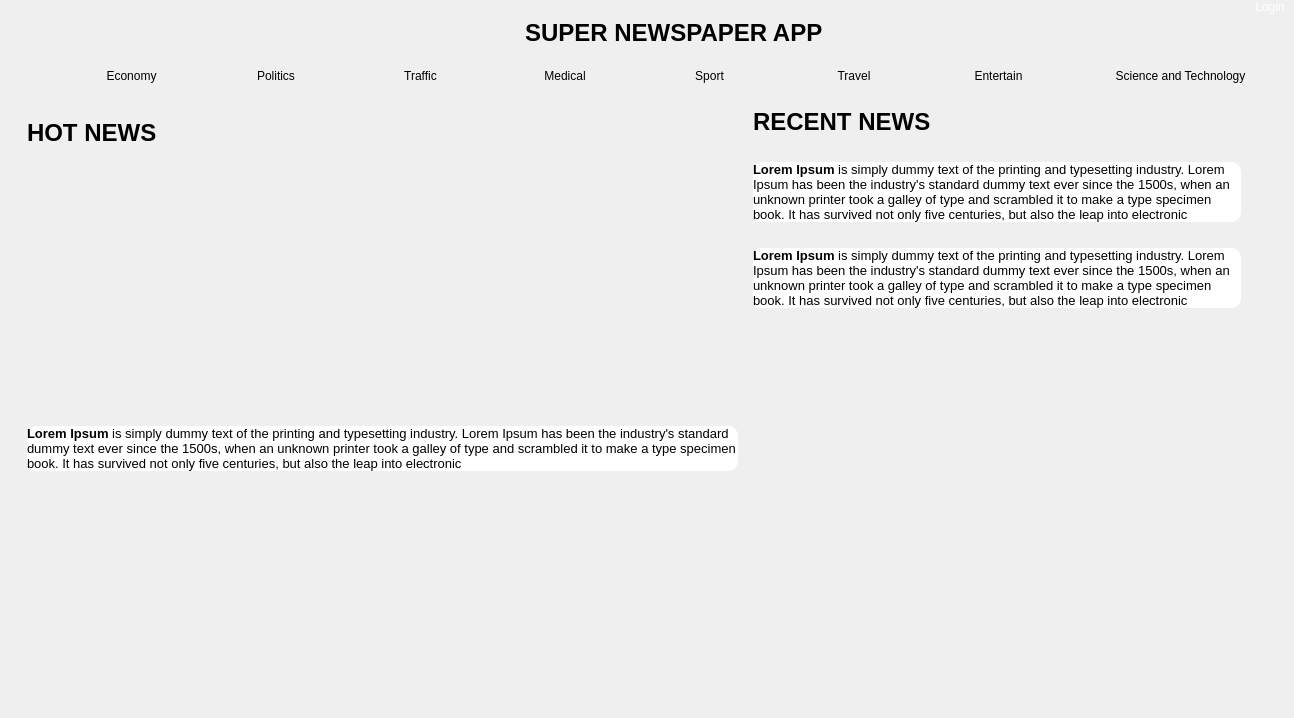
<?xml version="1.0" encoding="UTF-8"?>
<ui version="4.0">
 <class>MainWindow</class>
 <widget class="QMainWindow" name="MainWindow">
  <property name="windowModality">
   <enum>Qt::NonModal</enum>
  </property>
  <property name="enabled">
   <bool>true</bool>
  </property>
  <property name="geometry">
   <rect>
    <x>0</x>
    <y>0</y>
    <width>1294</width>
    <height>718</height>
   </rect>
  </property>
  <property name="windowTitle">
   <string>Newspaper App</string>
  </property>
  <property name="windowIcon">
   <iconset>
    <normaloff>__siesta_tantei_wa_mou_shindeiru_drawn_by_lua22__sample-6b25b3a8cf6b7de416ce0100826da1b4.jpg</normaloff>__siesta_tantei_wa_mou_shindeiru_drawn_by_lua22__sample-6b25b3a8cf6b7de416ce0100826da1b4.jpg</iconset>
  </property>
  <property name="windowOpacity">
   <double>1.000000000000000</double>
  </property>
  <property name="statusTip">
   <string notr="true"/>
  </property>
  <property name="styleSheet">
   <string notr="true">*{
	border: none;
	margin: 0;
	padding: 0
}</string>
  </property>
  <widget class="QWidget" name="centralwidget">
   <property name="styleSheet">
    <string notr="true">*{
	margin: 0;
	padding: 0;
	border: none
}</string>
   </property>
   <layout class="QVBoxLayout" name="verticalLayout_7">
    <property name="spacing">
     <number>0</number>
    </property>
    <property name="leftMargin">
     <number>0</number>
    </property>
    <property name="topMargin">
     <number>0</number>
    </property>
    <property name="rightMargin">
     <number>0</number>
    </property>
    <property name="bottomMargin">
     <number>0</number>
    </property>
    <item>
     <widget class="QFrame" name="categories">
      <property name="maximumSize">
       <size>
        <width>16777215</width>
        <height>100</height>
       </size>
      </property>
      <property name="styleSheet">
       <string notr="true">*{
	border:none;
	background: 	#3e3e42;
	color: white;
	margin: 0;
	padding: 0;
}

QPushButton{
	text-decoration: underline;
	font-size: 14px;
	font: 10pt url('https://fonts.googleapis.com/css2?family=Oswald:wght@500&amp;family=Roboto:wght@300&amp;display=swap');
}

.QFrame#categories{
	width:100%;
	padding: 0;
	border:100px
}</string>
      </property>
      <layout class="QGridLayout" name="gridLayout_2">
       <property name="leftMargin">
        <number>0</number>
       </property>
       <property name="topMargin">
        <number>0</number>
       </property>
       <property name="bottomMargin">
        <number>0</number>
       </property>
       <property name="spacing">
        <number>0</number>
       </property>
       <item row="2" column="2">
        <layout class="QHBoxLayout" name="category_container" stretch="1,1,1,1,1,1,1,2">
         <property name="spacing">
          <number>70</number>
         </property>
         <property name="sizeConstraint">
          <enum>QLayout::SetNoConstraint</enum>
         </property>
         <property name="leftMargin">
          <number>0</number>
         </property>
         <property name="topMargin">
          <number>10</number>
         </property>
         <property name="rightMargin">
          <number>0</number>
         </property>
         <property name="bottomMargin">
          <number>0</number>
         </property>
         <item>
          <widget class="QPushButton" name="Economy">
           <property name="cursor">
            <cursorShape>PointingHandCursor</cursorShape>
           </property>
           <property name="text">
            <string>Economy</string>
           </property>
          </widget>
         </item>
         <item>
          <widget class="QPushButton" name="Politics">
           <property name="cursor">
            <cursorShape>PointingHandCursor</cursorShape>
           </property>
           <property name="text">
            <string>Politics</string>
           </property>
          </widget>
         </item>
         <item>
          <widget class="QPushButton" name="Traffic">
           <property name="cursor">
            <cursorShape>PointingHandCursor</cursorShape>
           </property>
           <property name="text">
            <string>Traffic</string>
           </property>
          </widget>
         </item>
         <item>
          <widget class="QPushButton" name="Medical">
           <property name="cursor">
            <cursorShape>PointingHandCursor</cursorShape>
           </property>
           <property name="text">
            <string>Medical</string>
           </property>
          </widget>
         </item>
         <item>
          <widget class="QPushButton" name="Sport">
           <property name="cursor">
            <cursorShape>PointingHandCursor</cursorShape>
           </property>
           <property name="text">
            <string>Sport</string>
           </property>
          </widget>
         </item>
         <item>
          <widget class="QPushButton" name="Travel">
           <property name="cursor">
            <cursorShape>PointingHandCursor</cursorShape>
           </property>
           <property name="text">
            <string>Travel</string>
           </property>
          </widget>
         </item>
         <item>
          <widget class="QPushButton" name="Entertain">
           <property name="cursor">
            <cursorShape>PointingHandCursor</cursorShape>
           </property>
           <property name="text">
            <string>Entertain</string>
           </property>
          </widget>
         </item>
         <item>
          <widget class="QPushButton" name="SciTech_2">
           <property name="sizePolicy">
            <sizepolicy hsizetype="Minimum" vsizetype="Minimum">
             <horstretch>0</horstretch>
             <verstretch>0</verstretch>
            </sizepolicy>
           </property>
           <property name="baseSize">
            <size>
             <width>0</width>
             <height>0</height>
            </size>
           </property>
           <property name="cursor">
            <cursorShape>PointingHandCursor</cursorShape>
           </property>
           <property name="text">
            <string>Science and Technology</string>
           </property>
          </widget>
         </item>
        </layout>
       </item>
       <item row="0" column="5">
        <widget class="QPushButton" name="pushButton">
         <property name="maximumSize">
          <size>
           <width>100</width>
           <height>16777215</height>
          </size>
         </property>
         <property name="cursor">
          <cursorShape>PointingHandCursor</cursorShape>
         </property>
         <property name="styleSheet">
          <string notr="true">*{
	color: white
}</string>
         </property>
         <property name="text">
          <string>Login</string>
         </property>
         <property name="icon">
          <iconset>
           <normaloff>user (3).png</normaloff>user (3).png</iconset>
         </property>
        </widget>
       </item>
       <item row="0" column="0" rowspan="3" colspan="2" alignment="Qt::AlignLeft|Qt::AlignVCenter">
        <widget class="QLabel" name="label">
         <property name="sizePolicy">
          <sizepolicy hsizetype="MinimumExpanding" vsizetype="Preferred">
           <horstretch>0</horstretch>
           <verstretch>0</verstretch>
          </sizepolicy>
         </property>
         <property name="minimumSize">
          <size>
           <width>94</width>
           <height>90</height>
          </size>
         </property>
         <property name="maximumSize">
          <size>
           <width>94</width>
           <height>94</height>
          </size>
         </property>
         <property name="text">
          <string/>
         </property>
         <property name="pixmap">
          <pixmap>assets/c2809fdd51f6ea93032bfed10dcf824b.png</pixmap>
         </property>
         <property name="scaledContents">
          <bool>true</bool>
         </property>
         <property name="wordWrap">
          <bool>true</bool>
         </property>
         <property name="margin">
          <number>0</number>
         </property>
         <property name="indent">
          <number>-1</number>
         </property>
        </widget>
       </item>
       <item row="1" column="2" alignment="Qt::AlignHCenter">
        <widget class="QLabel" name="label_2">
         <property name="minimumSize">
          <size>
           <width>0</width>
           <height>25</height>
          </size>
         </property>
         <property name="font">
          <font>
           <pointsize>18</pointsize>
           <bold>true</bold>
          </font>
         </property>
         <property name="text">
          <string>SUPER NEWSPAPER APP</string>
         </property>
        </widget>
       </item>
      </layout>
     </widget>
    </item>
    <item>
     <widget class="QScrollArea" name="scrollArea">
      <property name="widgetResizable">
       <bool>true</bool>
      </property>
      <widget class="QWidget" name="scrollAreaWidgetContents">
       <property name="geometry">
        <rect>
         <x>0</x>
         <y>0</y>
         <width>1294</width>
         <height>624</height>
        </rect>
       </property>
       <layout class="QVBoxLayout" name="verticalLayout">
        <item>
         <widget class="QFrame" name="stonk">
          <property name="frameShape">
           <enum>QFrame::StyledPanel</enum>
          </property>
          <property name="frameShadow">
           <enum>QFrame::Raised</enum>
          </property>
          <layout class="QHBoxLayout" name="horizontalLayout">
           <item>
            <widget class="QFrame" name="hot_news">
             <property name="maximumSize">
              <size>
               <width>16777215</width>
               <height>16777215</height>
              </size>
             </property>
             <property name="styleSheet">
              <string notr="true">*{
	background: transparent;
	border-radius: 10px;
	word-wrap: break-word;
	width: auto;
	height: auto
}
</string>
             </property>
             <layout class="QGridLayout" name="gridLayout_4">
              <property name="leftMargin">
               <number>0</number>
              </property>
              <property name="topMargin">
               <number>0</number>
              </property>
              <property name="rightMargin">
               <number>0</number>
              </property>
              <property name="bottomMargin">
               <number>0</number>
              </property>
              <item row="2" column="0">
               <widget class="QFrame" name="frame_2">
                <property name="frameShape">
                 <enum>QFrame::StyledPanel</enum>
                </property>
                <property name="frameShadow">
                 <enum>QFrame::Raised</enum>
                </property>
                <layout class="QVBoxLayout" name="verticalLayout_2">
                 <item>
                  <widget class="QLabel" name="hot_news_label">
                   <property name="minimumSize">
                    <size>
                     <width>711</width>
                     <height>32</height>
                    </size>
                   </property>
                   <property name="maximumSize">
                    <size>
                     <width>711</width>
                     <height>32</height>
                    </size>
                   </property>
                   <property name="autoFillBackground">
                    <bool>false</bool>
                   </property>
                   <property name="text">
                    <string>&lt;html&gt;&lt;head/&gt;&lt;body&gt;&lt;p&gt;&lt;span style=&quot; font-size:18pt; font-weight:600;&quot;&gt;HOT NEWS&lt;/span&gt;&lt;/p&gt;&lt;/body&gt;&lt;/html&gt;</string>
                   </property>
                  </widget>
                 </item>
                 <item alignment="Qt::AlignLeft|Qt::AlignTop">
                  <widget class="QLabel" name="hot_news_image_2">
                   <property name="enabled">
                    <bool>true</bool>
                   </property>
                   <property name="sizePolicy">
                    <sizepolicy hsizetype="Preferred" vsizetype="Preferred">
                     <horstretch>0</horstretch>
                     <verstretch>0</verstretch>
                    </sizepolicy>
                   </property>
                   <property name="minimumSize">
                    <size>
                     <width>0</width>
                     <height>0</height>
                    </size>
                   </property>
                   <property name="maximumSize">
                    <size>
                     <width>711</width>
                     <height>400</height>
                    </size>
                   </property>
                   <property name="cursor">
                    <cursorShape>PointingHandCursor</cursorShape>
                   </property>
                   <property name="layoutDirection">
                    <enum>Qt::LeftToRight</enum>
                   </property>
                   <property name="autoFillBackground">
                    <bool>false</bool>
                   </property>
                   <property name="styleSheet">
                    <string notr="true"/>
                   </property>
                   <property name="frameShape">
                    <enum>QFrame::Panel</enum>
                   </property>
                   <property name="frameShadow">
                    <enum>QFrame::Raised</enum>
                   </property>
                   <property name="text">
                    <string/>
                   </property>
                   <property name="textFormat">
                    <enum>Qt::RichText</enum>
                   </property>
                   <property name="pixmap">
                    <pixmap>assets/Screenshot (14).png</pixmap>
                   </property>
                   <property name="scaledContents">
                    <bool>true</bool>
                   </property>
                   <property name="wordWrap">
                    <bool>true</bool>
                   </property>
                  </widget>
                 </item>
                 <item alignment="Qt::AlignTop">
                  <widget class="QLabel" name="hot_news_description_6">
                   <property name="maximumSize">
                    <size>
                     <width>16777215</width>
                     <height>60</height>
                    </size>
                   </property>
                   <property name="styleSheet">
                    <string notr="true">*{
	background-color: white
}</string>
                   </property>
                   <property name="text">
                    <string>&lt;html&gt;&lt;head/&gt;&lt;body&gt;&lt;p&gt;&lt;span style=&quot; font-size:10pt; font-weight:600;&quot;&gt;Lorem Ipsum&lt;/span&gt;&lt;span style=&quot; font-size:10pt;&quot;&gt; is simply dummy text of the printing and typesetting industry. Lorem Ipsum has been the industry's standard dummy text ever since the 1500s, when an unknown printer took a galley of type and scrambled it to make a type specimen book. It has survived not only five centuries, but also the leap into electronic&lt;/span&gt;&lt;/p&gt;&lt;/body&gt;&lt;/html&gt;</string>
                   </property>
                   <property name="wordWrap">
                    <bool>true</bool>
                   </property>
                  </widget>
                 </item>
                </layout>
               </widget>
              </item>
             </layout>
            </widget>
           </item>
           <item alignment="Qt::AlignTop">
            <widget class="QWidget" name="recent_news" native="true">
             <property name="maximumSize">
              <size>
               <width>16777215</width>
               <height>16777215</height>
              </size>
             </property>
             <property name="autoFillBackground">
              <bool>false</bool>
             </property>
             <property name="styleSheet">
              <string notr="true">*{
	background: transparent;
	border-radius: 10px;
	word-wrap: break-word;
	width: auto;
	height: auto
}
</string>
             </property>
             <layout class="QVBoxLayout" name="verticalLayout_4">
              <property name="leftMargin">
               <number>0</number>
              </property>
              <property name="topMargin">
               <number>0</number>
              </property>
              <property name="rightMargin">
               <number>0</number>
              </property>
              <property name="bottomMargin">
               <number>0</number>
              </property>
              <item alignment="Qt::AlignTop">
               <widget class="QLabel" name="hot_news_label_2">
                <property name="maximumSize">
                 <size>
                  <width>1000</width>
                  <height>50</height>
                 </size>
                </property>
                <property name="autoFillBackground">
                 <bool>false</bool>
                </property>
                <property name="text">
                 <string>&lt;html&gt;&lt;head/&gt;&lt;body&gt;&lt;p&gt;&lt;span style=&quot; font-size:18pt; font-weight:600;&quot;&gt;	RECENT NEWS&lt;/span&gt;&lt;/p&gt;&lt;/body&gt;&lt;/html&gt;</string>
                </property>
               </widget>
              </item>
              <item>
               <widget class="QWidget" name="widget_3" native="true">
                <property name="maximumSize">
                 <size>
                  <width>488</width>
                  <height>269</height>
                 </size>
                </property>
                <property name="styleSheet">
                 <string notr="true">*{
	background: transparent;
	border-radius: 10px;
	word-wrap: break-word;
	width: auto;
	height: auto
}
</string>
                </property>
                <layout class="QVBoxLayout" name="verticalLayout_5">
                 <property name="leftMargin">
                  <number>0</number>
                 </property>
                 <property name="topMargin">
                  <number>0</number>
                 </property>
                 <property name="rightMargin">
                  <number>0</number>
                 </property>
                 <property name="bottomMargin">
                  <number>0</number>
                 </property>
                 <item>
                  <widget class="QLabel" name="label_6">
                   <property name="sizePolicy">
                    <sizepolicy hsizetype="Expanding" vsizetype="MinimumExpanding">
                     <horstretch>0</horstretch>
                     <verstretch>0</verstretch>
                    </sizepolicy>
                   </property>
                   <property name="minimumSize">
                    <size>
                     <width>0</width>
                     <height>0</height>
                    </size>
                   </property>
                   <property name="maximumSize">
                    <size>
                     <width>16777215</width>
                     <height>16777215</height>
                    </size>
                   </property>
                   <property name="cursor">
                    <cursorShape>PointingHandCursor</cursorShape>
                   </property>
                   <property name="text">
                    <string/>
                   </property>
                   <property name="pixmap">
                    <pixmap>assets/Screenshot (14).png</pixmap>
                   </property>
                   <property name="scaledContents">
                    <bool>true</bool>
                   </property>
                  </widget>
                 </item>
                 <item>
                  <widget class="QLabel" name="hot_news_description_4">
                   <property name="sizePolicy">
                    <sizepolicy hsizetype="Preferred" vsizetype="Preferred">
                     <horstretch>0</horstretch>
                     <verstretch>0</verstretch>
                    </sizepolicy>
                   </property>
                   <property name="maximumSize">
                    <size>
                     <width>16777215</width>
                     <height>60</height>
                    </size>
                   </property>
                   <property name="styleSheet">
                    <string notr="true">*{
	background-color: white
}</string>
                   </property>
                   <property name="text">
                    <string>&lt;html&gt;&lt;head/&gt;&lt;body&gt;&lt;p&gt;&lt;span style=&quot; font-size:10pt; font-weight:600;&quot;&gt;Lorem Ipsum&lt;/span&gt;&lt;span style=&quot; font-size:10pt;&quot;&gt; is simply dummy text of the printing and typesetting industry. Lorem Ipsum has been the industry's standard dummy text ever since the 1500s, when an unknown printer took a galley of type and scrambled it to make a type specimen book. It has survived not only five centuries, but also the leap into electronic&lt;/span&gt;&lt;/p&gt;&lt;/body&gt;&lt;/html&gt;</string>
                   </property>
                   <property name="wordWrap">
                    <bool>true</bool>
                   </property>
                  </widget>
                 </item>
                </layout>
               </widget>
              </item>
              <item>
               <widget class="QFrame" name="frame_4">
                <property name="maximumSize">
                 <size>
                  <width>488</width>
                  <height>269</height>
                 </size>
                </property>
                <layout class="QVBoxLayout" name="verticalLayout_6">
                 <property name="leftMargin">
                  <number>0</number>
                 </property>
                 <property name="topMargin">
                  <number>0</number>
                 </property>
                 <property name="rightMargin">
                  <number>0</number>
                 </property>
                 <property name="bottomMargin">
                  <number>0</number>
                 </property>
                 <item>
                  <widget class="QLabel" name="label_4">
                   <property name="cursor">
                    <cursorShape>PointingHandCursor</cursorShape>
                   </property>
                   <property name="text">
                    <string/>
                   </property>
                   <property name="pixmap">
                    <pixmap>assets/Screenshot (14).png</pixmap>
                   </property>
                   <property name="scaledContents">
                    <bool>true</bool>
                   </property>
                  </widget>
                 </item>
                 <item>
                  <widget class="QLabel" name="hot_news_description_5">
                   <property name="minimumSize">
                    <size>
                     <width>0</width>
                     <height>0</height>
                    </size>
                   </property>
                   <property name="maximumSize">
                    <size>
                     <width>16777215</width>
                     <height>60</height>
                    </size>
                   </property>
                   <property name="styleSheet">
                    <string notr="true">*{
	background-color: white
}</string>
                   </property>
                   <property name="text">
                    <string>&lt;html&gt;&lt;head/&gt;&lt;body&gt;&lt;p&gt;&lt;span style=&quot; font-size:10pt; font-weight:600;&quot;&gt;Lorem Ipsum&lt;/span&gt;&lt;span style=&quot; font-size:10pt;&quot;&gt; is simply dummy text of the printing and typesetting industry. Lorem Ipsum has been the industry's standard dummy text ever since the 1500s, when an unknown printer took a galley of type and scrambled it to make a type specimen book. It has survived not only five centuries, but also the leap into electronic&lt;/span&gt;&lt;/p&gt;&lt;/body&gt;&lt;/html&gt;</string>
                   </property>
                   <property name="wordWrap">
                    <bool>true</bool>
                   </property>
                  </widget>
                 </item>
                </layout>
               </widget>
              </item>
             </layout>
            </widget>
           </item>
          </layout>
         </widget>
        </item>
       </layout>
      </widget>
     </widget>
    </item>
   </layout>
  </widget>
 </widget>
 <resources>
  <include location="../Test.qrc"/>
 </resources>
 <connections/>
</ui>
